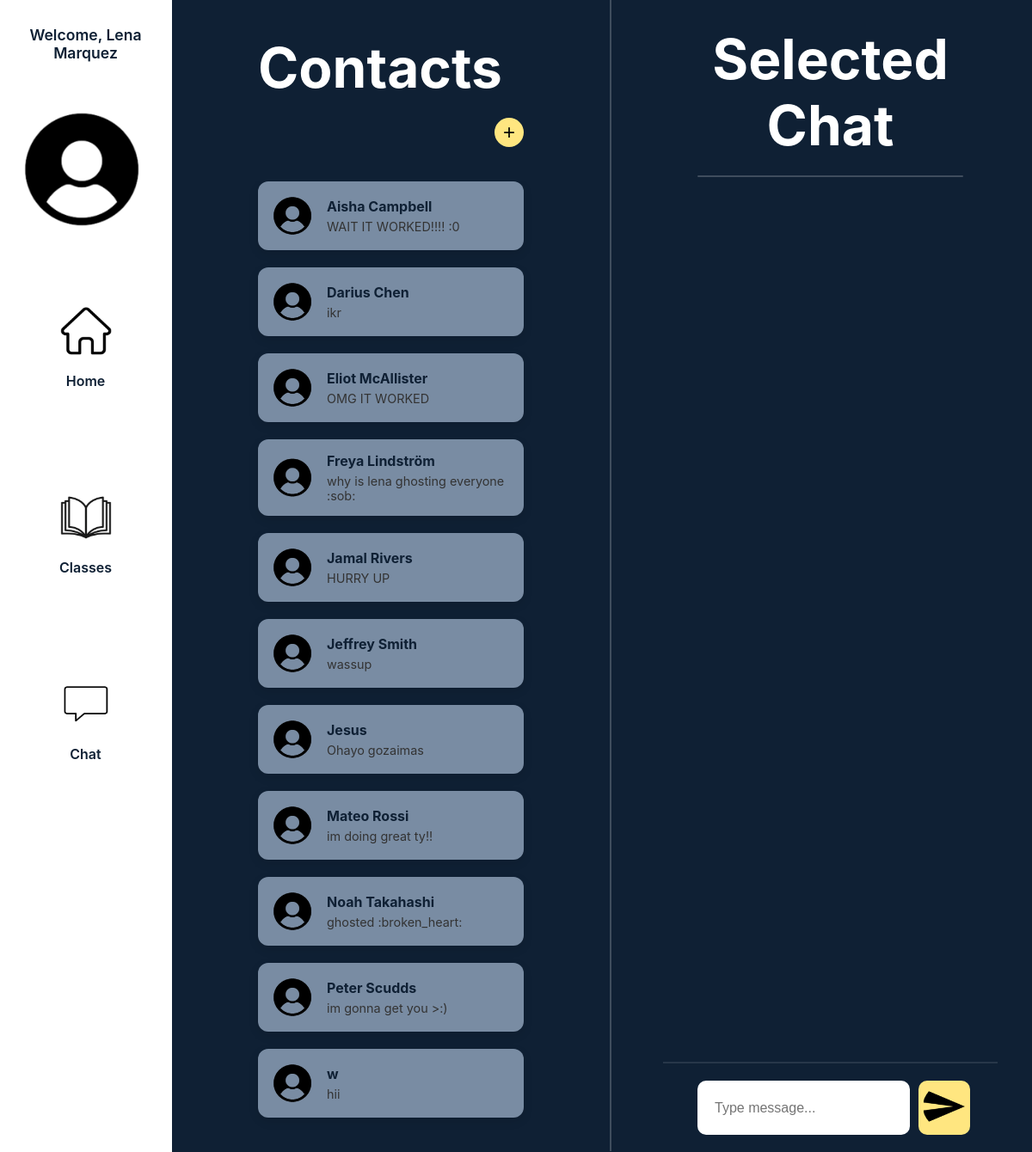
The page /chat (signed in) on the database its author committed.
### tables this page shows
CREATE TABLE users (
    userID INTEGER PRIMARY KEY,
    name TEXT,
    email TEXT,
    password TEXT
, groupID INTEGER, role TEXT, subject TEXT);

### main.py (the view)
@app.route('/chat')
@login_required
def chat():
    contacts = dbHandler.get_user_contacts_with_preview(session['userID'])
    return render_template('chat.html', contacts=contacts)

### database_manager.py (called while the page is built)
def get_connection():
    return sqlite3.connect(DB_PATH)

def get_user_contacts_with_preview(user_id):
    conn = get_connection()
    cursor = conn.cursor()
    cursor.execute("""
        SELECT u.userID, u.name,
               (
                 SELECT text
                 FROM messages
                 WHERE (userID = ? AND receiverID = u.userID)
                    OR (userID = u.userID AND receiverID = ?)
                 ORDER BY date DESC, time DESC
                 LIMIT 1
               ) AS preview
        FROM users u
        WHERE u.userID != ?
        AND (
            u.userID IN (SELECT contactID FROM contacts WHERE ownerID = ?)
            OR u.userID IN (SELECT ownerID FROM contacts WHERE contactID = ?)
        )
        ORDER BY u.name
    """, (user_id, user_id, user_id, user_id, user_id))
    contacts = cursor.fetchall()
    conn.close()
    return contacts

### main.py (called while the page is built)
def login_required(f):
    @wraps(f)
    def decorated_function(*args, **kwargs):
        if 'userID' not in session:
            return redirect(url_for('login'))
        return f(*args, **kwargs)
    return decorated_function

### templates/chat.html (shortened to what this page needs)
{% extends 'layout.html' %}
{% block content %}
<div class="chat-wrapper">
  <div class="chat-left">
    <div class="chat-left-header">
      <h2 class="chat-heading">Contacts</h2>
      <button id="add-contact-button" class="add-contact-button">+</button>
    </div>
    <div class="chat-left-body">
      <ul class="contact-list">
        {% for contact in contacts %}
          <li class="contact-card" data-contact-id="{{ contact[0] }}">
            <img src="{{ url_for('static', filename='images/user.png') }}" class="contact-img" alt="Profile">
            <div class="contact-info">
            <div class="contact-name">{{ contact[1] }}</div>
            <div class="contact-preview">{{ contact[2] or "No messages yet" }}</div>
            </div>
          </li>
        {% endfor %}
      </ul>
    </div>
  </div>
  <div class="chat-divider"></div>
  <div class="chat-right">
    <div class="chat-right-header">
      <h2 class="chat-heading chat-heading-right">Selected Chat</h2>
      <div class="chat-subdivider"></div>
    </div>
    <div class="chat-right-body">
      <div class="chat-messages"></div>
    </div>
    <div class="chat-input-bar">
      <input type="text" placeholder="Type message..." class="chat-input">
      <button class="chat-send-button">
        <img src="{{ url_for('static', filename='images/sendmessage.png') }}" class="contact-img" alt="Send">
      </button>
    </div>
  </div>
</div>
{% endblock %}

### static/css/style.css (style rules this page uses)
.chat-wrapper { display: flex; margin-left: 220px; gap: 60px; align-items: stretch; height: calc(100vh - 1px); padding: 0 40px; }
.chat-left, .chat-right { flex: 1 1 0; display: flex; flex-direction: column; height: 100vh; overflow: hidden; }
.chat-left-header, .chat-right-header { position: sticky; top: 0; background-color: #0f2034; z-index: 10; padding: 30px 40px 10px; }
.chat-left-header { padding: 40px; background-color: #0f2034; }
.chat-left-body { flex: 1; overflow-y: auto; padding: 0 40px 20px; display: flex; flex-direction: column; gap: 20px; }
.chat-right-body { flex: 1; display: flex; flex-direction: column; justify-content: flex-start; overflow-y: auto; padding: 20px 40px; }
.chat-input-bar { position: sticky; bottom: 0; background-color: #0f2034; z-index: 10; padding: 20px 40px; }
.chat-divider { width: 2px; background-color: #ffffff; opacity: 0.2; border-radius: 0px; align-self: stretch; margin: 0; }
.contact-card { display: flex; align-items: center; background-color: #798CA3; border-radius: 12px; padding: 15px; box-shadow: 0 4px 12px rgba(0, 0, 0, 0.1); gap: 15px; margin-bottom: 20px; cursor: pointer; transition: background-color 0.2s ease; }
.contact-img { width: 50px; height: 50px; border-radius: 50%; object-fit: cover; flex-shrink: 0; }
.contact-info { flex: 1; }
.contact-name { font-weight: 700; color: #0f2034; margin-bottom: 5px; }
.contact-preview { font-size: 0.9rem; color: #333; }
.chat-heading { font-size: 4rem; font-weight: 1200; color: #ffffff; margin-bottom: 20px; }
.chat-heading-right { text-align: center; color: #ffffff; }
.chat-subdivider { width: 100%; height: 2px; background-color: #ffffff; opacity: 0.2; margin-bottom: 20px; border-radius: 1px; }
.chat-messages { flex: 1; display: flex; flex-direction: column; justify-content: flex-start; gap: 20px; }
.chat-input-bar { position: sticky; bottom: 0; background-color: #0f2034; z-index: 10; padding: 20px 40px; display: flex; gap: 10px; border-top: 2px solid rgba(255,255,255,0.1); }
.chat-input { flex: 1; padding: 14px 20px; border-radius: 10px; border: none; font-size: 1rem; background-color: #ffffff; color: #0f2034; }
.chat-send-button { padding: 5px 5px; background-color: #ffe680; border: none; border-radius: 10px; font-weight: 600; cursor: pointer; color: #0f2034; white-space: nowrap; }
html, body { height: 100%; overflow: hidden; }
.add-contact-button { float: right; background-color: #ffe680; border: none; font-size: 1.5rem; padding: 3px 10px; cursor: pointer; border-radius: 50%; }

### static/css/base.css (style rules this page uses)
* { margin: 0; padding: 0; box-sizing: border-box; }
html, body { height: 100%; overflow: hidden; background: #0f2034; font-family: "Inter", sans-serif; font-size: 1rem; }

### rows shown on the page
users: name "Aisha Campbell", contact "WAIT IT WORKED!!!! :0"
users: name "Darius Chen", contact "ikr"
users: name "Eliot McAllister", contact "OMG IT WORKED"
users: name "Freya Lindström", contact "why is lena ghosting everyone :sob:"
users: name "Jamal Rivers", contact "HURRY UP"
users: name "Jeffrey Smith", contact "wassup"
users: name "Jesus", contact "Ohayo gozaimas"
users: name "Mateo Rossi", contact "im doing great ty!!"
users: name "Noah Takahashi", contact "ghosted :broken_heart:"
users: name "Peter Scudds", contact "im gonna get you >:)"
users: name "w", contact "hii"

### other values the page prints
{{ session.name }} "Lena Marquez"
